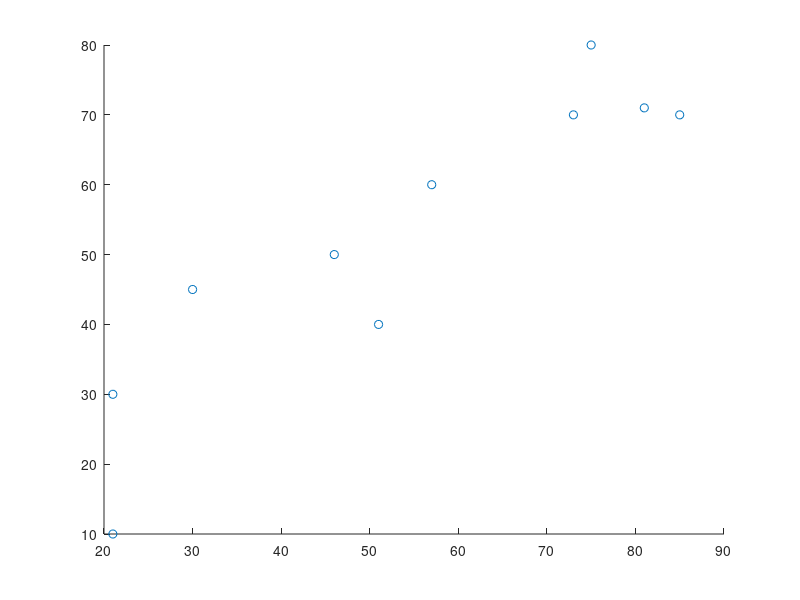

MATLAB code for this plot:
 wisk = [30 73 51 57 81 21 75 46 85 21];
 econ = [45 70 40 60 71 30 80 50 70 10];
 
 m_wisk = mean(wisk);
 m_econ = mean(econ);
 s_econ = std(econ)/sqrt(length(econ));
 v_wisk = var(wisk);
 v_econ = var(econ); 
 scatter(wisk, econ);